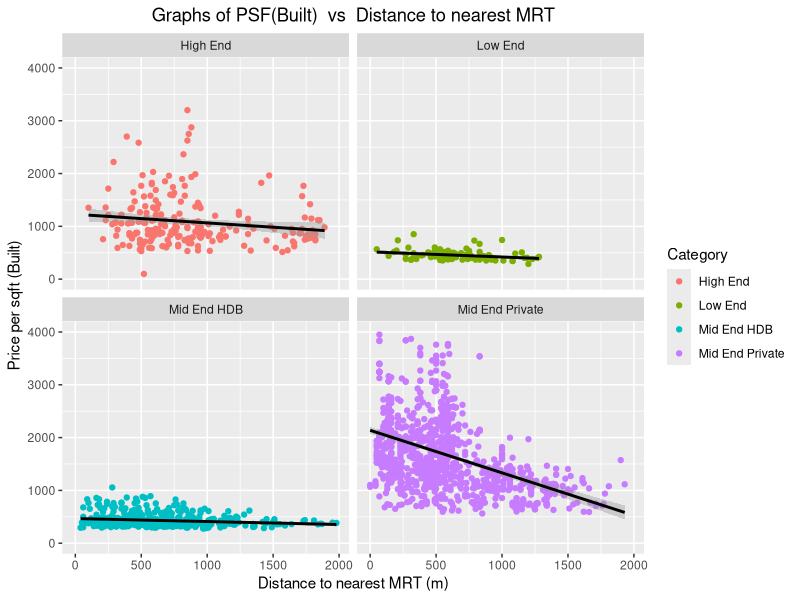

The R source for this figure:
## ---- chunk 1
require(magrittr)
require(dplyr)
require(mice)

srxData <- read.csv("srx_team_6.csv", stringsAsFactors = TRUE)
srxData$X <- NULL # Gets rid of row indices
na_count <-sapply(srxData, function(y) sum(is.na(y)))
na_count

# Asking: (1) Assigned "NA" to observations with no asking price, and (2) added a new column that indicates which observations have an asking price and which do not.
suppressWarnings(srxData$Asking <- ifelse(srxData$Asking=="View to offer", NA, as.numeric(gsub(",", "", gsub("\\$", "", srxData$Asking)))))
srxData$AskingAvail <- !is.na(srxData$Asking)

# PSF: Added two new columns to differentiate PSF price (land basis) and PSF price (built-up basis).
srxData$PSFLand <- as.numeric(gsub(".*[(]Built-up[)].*", "", gsub(",", "", gsub(".*\\$([0-9,]+(?=\\s+psf\\s+[(]Land[)])).*", "\\1", srxData$PSF, perl = TRUE))))
srxData$PSFBuilt <- as.numeric(gsub(".*[(]Land[)].*", "", gsub(",", "", gsub(".*\\$([0-9,]+(?=\\s+psf\\s+[(]Built-up[)])).*", "\\1", srxData$PSF, perl = TRUE))))

# Model: Closed unclosed round brackets in the data.
srxData$Model <- factor(gsub("(?!.*[)])([(].*+)", "\\1)", srxData$Model, perl = TRUE))

# District & HDB.Town: Manually assign a HDB.Town to the sole observation with an NA in both "District" and "HDB Town"
srxData[which((is.na(srxData$HDB.Town) == TRUE) & (is.na(srxData$District) == TRUE)),]$HDB.Town <- "Queenstown"

# Developer
  srxData$Developer <- factor(toupper(gsub("(?i)limited(?-i)", "LTD", srxData$Developer)))
  srxData$Developer <- factor(gsub("[(]*(?i)PRIVATE[)]*(?-i)", "PTE", srxData$Developer, perl = TRUE))
  srxData$Developer <- factor(gsub("(BUKI SEMABWANG ESTATES LTD)|(BUKIT SEMABWANG ESTATES LTD)", "BUKIT SEMBAWANG ESTATES LIMITED", srxData$Developer))
  srxData$Developer <- factor(gsub("CITY DEVELOPMENT LTD", "CITY DEVELOPMENTS LTD", srxData$Developer))
  srxData$Developer <- factor(gsub("ORGANISATION", "ORGANIZATION", srxData$Developer))
  srxData$Developer <- factor(gsub("FAIRVIEW DEVELOPMENT PTE LTD", "FAIRVIEW DEVELOPMENTS PTE LTD", srxData$Developer))
  srxData$Developer <- ifelse(grepl("HDB",srxData$Property.Type),
                                      "HOUSING DEVELOPMENT BOARD",srxData$Developer)

# Floor
srxData$Floor <- addNA(srxData$Floor)
levels(srxData$Floor) <- ifelse(grepl("01",levels(srxData$Floor)),"GROUND",levels(srxData$Floor))

# Area: (1) Introduced a conversion factor for converting sqm to sqft, and (2) added two new columns to differentiate area (land basis) and area (built-up basis).
sqmToSqftConvFactor <- 10.7639
srxData$AreaLand <- ifelse(grepl("sqft",srxData$Area)|
                             is.na(srxData$Area),
                           as.numeric(gsub(".*(([(]Built-up[)])|(sqm)).*", "", gsub(",", "", gsub("^.*(\\s|^)([0-9,]+(?=\\s+sqft\\s+[(]Land[)])).*", "\\2", srxData$Area, perl = TRUE)))), 
                           as.numeric(gsub(".*(([(]Built-up[)])|(sqft)).*", "", gsub(",", "", gsub("^.*(\\s|^)([0-9,]+(?=\\s+sqm\\s+[(]Land[)])).*", "\\2", srxData$Area, perl = TRUE))))*sqmToSqftConvFactor)
srxData$AreaBuilt <- ifelse(grepl("sqft",srxData$Area)|
                              is.na(srxData$Area),
                            as.numeric(gsub(".*(([(]Land[)])|(sqm)).*", "", gsub(",", "", gsub("^.*(\\s|^)([0-9,]+(?=\\s+sqft\\s+[(]Built-up[)])).*", "\\2", srxData$Area, perl = TRUE)))), 
                            as.numeric(gsub(".*(([(]Land[)])|(sqft)).*", "", gsub(",", "", gsub("^.*(\\s|^)([0-9,]+(?=\\s+sqm\\s+[(]Built-up[)])).*", "\\2", srxData$Area, perl = TRUE))))*sqmToSqftConvFactor)

# Tenure
levels(srxData$Tenure) <- ifelse(grepl("Freehold",levels(srxData$Tenure)),"FREEHOLD",levels(srxData$Tenure))
levels(srxData$Tenure) <- ifelse(grepl("946 years from 01/01/1938",levels(srxData$Tenure)) | grepl("946 years from 23/06/1938",levels(srxData$Tenure)) | grepl("947 years from 05/10/1934",levels(srxData$Tenure)),"999 years",levels(srxData$Tenure))

# Furnish
srxData$Furnish <- addNA(srxData$Furnish)
## ---- chunk 2
require(ggplot2)
srxData$Category = ifelse(srxData$Property.Type %in% c("HDB 2 Rooms","HDB 3 Rooms"), "Low End", 
  ifelse(srxData$Property.Type %in% c("HDB 4 Rooms","HDB 5 Rooms","HDB Executive","HDB Jumbo"), "Mid End HDB", 
  ifelse(srxData$Property.Type %in% c("Apartment","Condominium"), "Mid End Private", "High End")))

ggplot(srxData,aes(x=Min.Distance, y=PSFBuilt, color=Category)) + geom_point() + facet_wrap(~Category) + geom_smooth(method='lm',formula=y~x, color="black") + ylim(0,4000) + theme(plot.title = element_text(hjust=0.5)) +
  labs(title="Graphs of PSF(Built)  vs  Distance to nearest MRT", x="Distance to nearest MRT (m)", y="Price per sqft (Built)")
## ---- chunk 3
summary(lm(formula = PSFBuilt ~ Min.Distance, data = srxData[srxData$Category=="Low End",]))[c(4,9)]
summary(lm(formula = PSFBuilt ~ Min.Distance, data = srxData[srxData$Category=="Mid End HDB",]))[c(4,9)]
summary(lm(formula = PSFBuilt ~ Min.Distance, data = srxData[srxData$Category=="Mid End Private",]))[c(4,9)]
summary(lm(formula = PSFBuilt ~ Min.Distance, data = srxData[srxData$Category=="High End",]))[c(4,9)]
